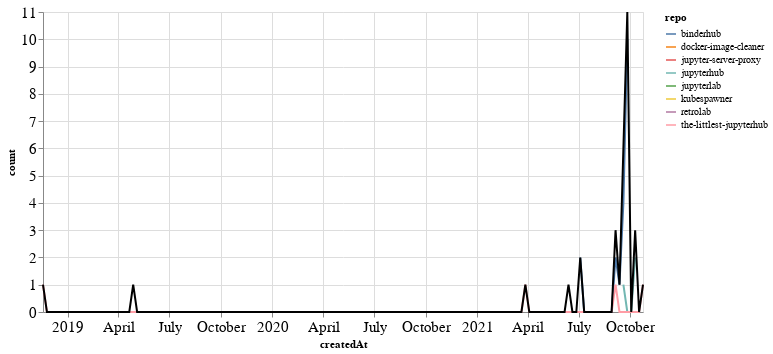

Notebook cell for this chart:
### Markdown cell above
### PRs

### Code cell
prs_time = prs.groupby('repo').resample('W', on='createdAt').count()['author'].reset_index()
prs_time = prs_time.rename(columns={'author': 'count'})
prs_time_total = prs_time.groupby('createdAt').agg({"count": "sum"}).reset_index()

ch1 = alt.Chart(prs_time, width=600).mark_line().encode(
    x='createdAt',
    y='count',
    color='repo',
    tooltip="repo"
)

ch2 = alt.Chart(prs_time_total, width=600).mark_line(color="black").encode(
    x='createdAt',
    y='count',
)

ch1 + ch2

### Figure 1 — Vega-Lite specification as saved in the notebook (floating-point values rounded to 4 significant figures; data arrays with more than 128 entries replaced by an {"elided": "..."} marker saying what was removed)
{"config": {"axisLeft": {"labelFontSize": 15}, "axisBottom": {"labelFontSize": 15}}, "layer": [{"data": {"name": "data-01f9edfb900e9923b873f62a02c4e304"}, "mark": "line", "encoding": {"color": {"type": "nominal", "field": "repo"}, "tooltip": {"type": "nominal", "field": "repo"}, "x": {"type": "temporal", "field": "createdAt"}, "y": {"type": "quantitative", "field": "count"}}, "width": 600}, {"data": {"name": "data-b28949a19c2eeb10b86728bd548394c6"}, "mark": {"type": "line", "color": "black"}, "encoding": {"x": {"type": "temporal", "field": "createdAt"}, "y": {"type": "quantitative", "field": "count"}}, "width": 600}], "$schema": "https://vega.github.io/schema/vega-lite/v4.8.1.json", "datasets": {"data-01f9edfb900e9923b873f62a02c4e304": {"elided": "176 records"}, "data-b28949a19c2eeb10b86728bd548394c6": {"elided": "154 records"}}}
